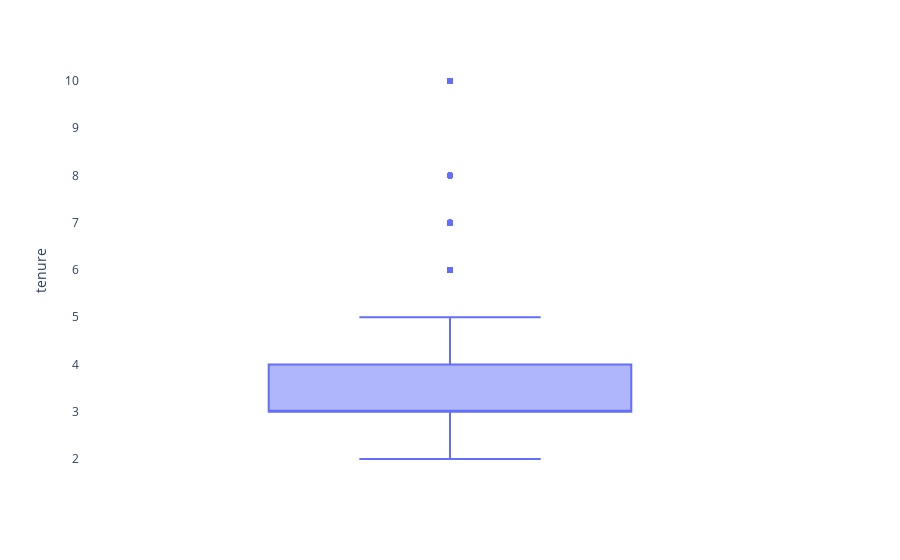

This figure's notebook cell:
### Markdown cell above
Check for outliers in the data.

### Code cell
# Create a boxplot to visualize distribution of `tenure` and detect any outliers

fig = px.box(df, y='tenure')
fig.update_layout(paper_bgcolor='white', plot_bgcolor='white')
fig.update_yaxes(showgrid=False)
fig.show()

### Figure 1 — Plotly figure (JSON) as saved in the notebook; plotly's stock layout.template omitted (floating-point values rounded to 4 significant figures; data arrays with more than 128 entries replaced by an {"elided": "..."} marker saying what was removed)
{"data": [{"alignmentgroup": "True", "hovertemplate": "tenure=%{y}<extra></extra>", "legendgroup": "", "marker": {"color": "#636efa"}, "name": "", "notched": false, "offsetgroup": "", "orientation": "v", "showlegend": false, "type": "box", "x0": " ", "xaxis": "x", "y": {"elided": "11991 int values"}, "y0": " ", "yaxis": "y"}], "layout": {"boxmode": "group", "legend": {"tracegroupgap": 0}, "margin": {"t": 60}, "paper_bgcolor": "white", "plot_bgcolor": "white", "xaxis": {"anchor": "y", "domain": [0, 1]}, "yaxis": {"anchor": "x", "domain": [0, 1], "showgrid": false, "title": {"text": "tenure"}}}}
